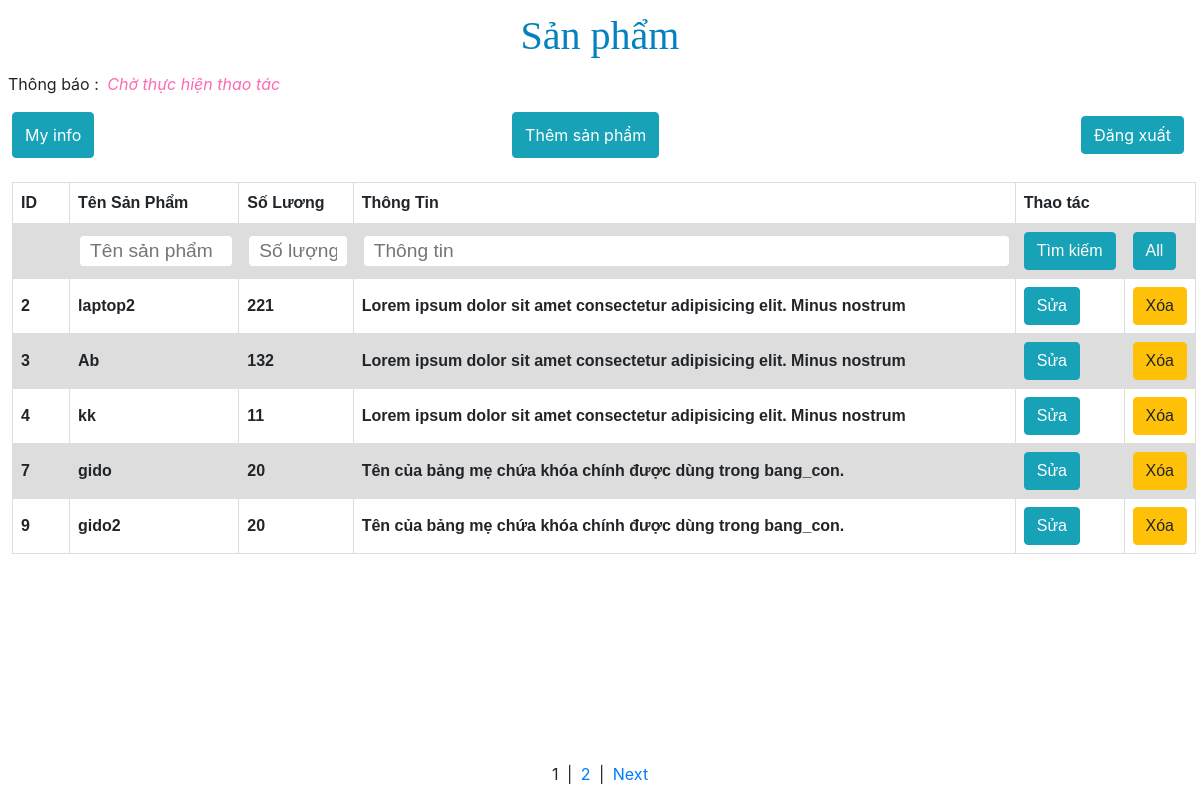
The app's page /nhanvien.php (signed in) with its own data.
### tables this page shows
CREATE TABLE `sanpham` (
  `id` int(11) NOT NULL,
  `ten` varchar(100) NOT NULL,
  `soluong` int(11) NOT NULL,
  `info` varchar(100) NOT NULL
);

### nhanvien.php (the view, shortened to what this page needs)
<?php
$tb = "Chờ thực hiện thao tác";
require_once ("connect.php");
$query2 = "SELECT * FROM `sanpham`";
$sql2 = $connect->query($query2);
?>
<!DOCTYPE html>
<html lang="en">
<head>
    <link rel="stylesheet" href="style.css">
    <link rel="stylesheet" href="https://stackpath.bootstrapcdn.com/bootstrap/4.3.1/css/bootstrap.min.css">
</head>
<body>
    <h1>Sản phẩm</h1>
    <div class="tb">Thông báo : <span style="font-style: italic; color: hotpink; margin: 0px;"><?php echo($tb); ?></span></div>
    <div style="display: flex; flex-direction: row; justify-content: space-between;">
        <button class="btn btn-info" onclick="openAny('hidden2')">My info</button>
        <button class="btn btn-info" onclick="openAny('themsanpham')">Thêm sản phẩm</button>
        <form action="out.php" method="post">
        <button  class="btn btn-info" type="submit" name="logout" >Đăng xuất</button>
        </form>
    </div>
    <?php
    $query_count = mysqli_query($connect, "SELECT COUNT(id) AS total FROM sanpham");
    $row_count = mysqli_fetch_assoc($query_count);
    $total_record = $row_count['total'];
    $current_page = isset($_GET['page']) ? $_GET['page'] : 1;
    $limit = 5;
    $total_page = ceil($total_record / $limit);
    $start = ($current_page - 1) * $limit;
    if(isset($query_s)){
        $query_s .= " LIMIT $start, $limit";
        $sql2 = $connect->query($query_s);
    }else{
        $query2 .= " LIMIT $start, $limit";
        $sql2 = $connect->query($query2);
    }
    ?>
    <table spacing="1" border="0">
    <tbody>
            <tr>
                <th style="width:5%;">ID</th>
                <th style="width: 15%;">Tên Sản Phẩm</th>
                <th style="width: 10%;">Số Lương</th>
                <th style="width: 60%;">Thông Tin</th>
                <th colspan="2" style="width: 10%;">Thao tác</th>
            </tr>
            <tr>
                <form action="" method="post">
                    <th style="width:5%;"></th>
                    <th style="width: 15%;">
                        <input class="oin3" type="text" name="name_s" placeholder="Tên sản phẩm"/>
                    </th>
                    <th style="width: 10%;">
                        <input class="oin3" type="text" name="sl_s" placeholder="Số lượng"/>
                    </th>
                    <th style="width: 60%;">
                        <input class="oin3" type="text" name="if_s" placeholder="Thông tin"/>
                    </th>
                    <th th style="width: 5%;">
                        <input class="btn btn-info" type="submit" name="submit_search" value="Tìm kiếm" />
                    </th>
                    <th>
                        <input class="btn btn-info" type="submit" name="showall" value="All" />
                    </th>
                </form>
            </tr>
            <?php
            while($rowsp=$sql2->fetch_array(MYSQLI_ASSOC)){
                $sp_id = $rowsp['id'];
                $sp_sl = $rowsp['soluong'];
                $sp_name = $rowsp['ten'];
                $sp_info = $rowsp['info'];
            ?>
            <tr>
                <th style="width:5%;"><?php echo($sp_id); ?></th>
                <th style="width: 15%;"><?php echo($sp_name); ?></th>
                <th style="width: 10%;"><?php echo($sp_sl); ?></th>
                <th style="width: 60%;"><?php echo($sp_info); ?></th>
                <th style="width: 5%;"><a href="editsp.php?idsp=<?php echo($sp_id) ?>" class="btn btn-info">Sửa</a></th>
                <th style="width: 5%;"> <a href="nhanvien.php?idxoa=<?php echo($sp_id) ?>" class="btn btn-warning">Xóa</a> </th>
            </tr>
            <?php }; ?>
        </tbody>
    </table>
    <div id="manChan"></div>
    <div style="position: absolute; left: 50%; transform: translateX(-50%); bottom: 10px;">
    <?php
    for ($i = 1; $i <= $total_page; $i++){
        if ($i == $current_page){
            echo '<span>'.$i.'</span> | ';
        }
        else{
            echo '<a href="nhanvien.php?page='.$i.'">'.$i.'</a> | ';
        }
    }
    if ($current_page < $total_page && $total_page > 1){
        echo '<a href="nhanvien.php?page='.($current_page+1).'">Next</a>';
    }
    ?>
    </div>
</body>
</html>

### style.css (style rules this page uses)
* { margin: 0px; padding: 4px; overflow-x: hidden; }
h1 { position: relative; font-family: 'Calistoga', cursive; font-size: 280%; text-align: center; margin-left: 50%; transform: translate(-50%); color: #0481BF; margin-top: 100px; }
table { width: 100%; position: relative; margin-top: 20px; margin-left: 4px; margin-right: 8px; }
.oin3 { width: 100%; height: 30px; border-radius: 4px; padding: 10px; border: hidden; margin-left: 2px; font-size: 120%; font-family: Arial, Helvetica, sans-serif; }
.tb { padding:0px 0px 12px; }
table { font-family: arial, sans-serif; border-collapse: collapse; width: 100%; }
td, th { border: 1px solid #dddddd; text-align: left; padding: 8px; }
tr:nth-child(even) { background-color: #dddddd; }

### records on screen
sanpham: id "2", ten "laptop2", soluong "221", info "Lorem ipsum dolor sit amet consectetur adipisicing elit. Minus nostrum"
sanpham: id "3", ten "Ab", soluong "132", info "Lorem ipsum dolor sit amet consectetur adipisicing elit. Minus nostrum"
sanpham: id "4", ten "kk", soluong "11", info "Lorem ipsum dolor sit amet consectetur adipisicing elit. Minus nostrum"
sanpham: id "7", ten "gido", soluong "20", info "Tên của bảng mẹ chứa khóa chính được dùng trong bang_con."
sanpham: id "9", ten "gido2", soluong "20", info "Tên của bảng mẹ chứa khóa chính được dùng trong bang_con."

### other values on screen
$tb "Chờ thực hiện thao tác"
